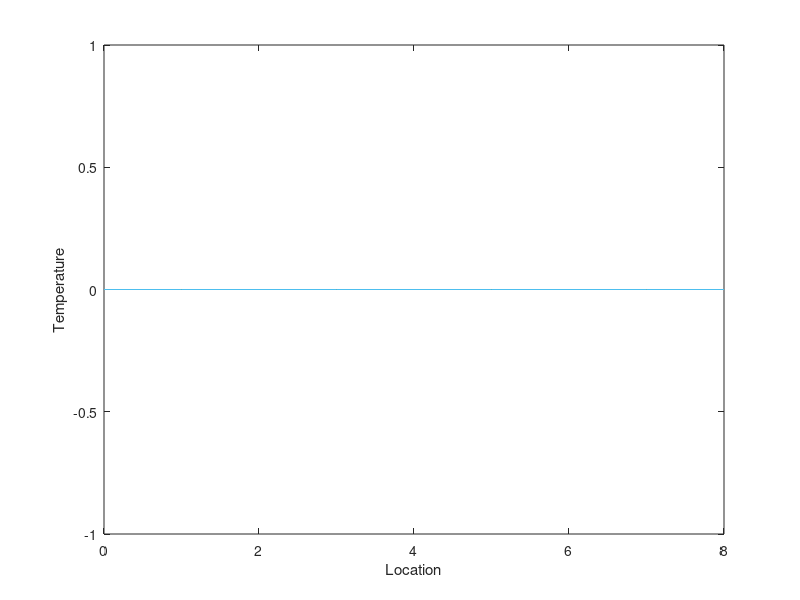

Recreate this plot in MATLAB.
clc; close all; clear all

alpha=0;

dt=0.01;

dx=1;

u=0.08;

x=0:1:8;

T(1:9)=0;

a=((alpha*dt)/dx^2)-((u*dt)/(2*dx));
b=1-(2*alpha*dt/dx^2);
c=((alpha*dt)/dx^2)+((u*dt)/(2*dx));

for i=1:1:6
    for j=2:1:8
        Tn(j)=(a*T(j-1))+(b*T(j))+(c*T(j+1));
        T(j)=Tn(j); 
    end
    plot(x,T)
    hold on
    disp (T)
end

xlabel ('Location')
ylabel ('Temperature')